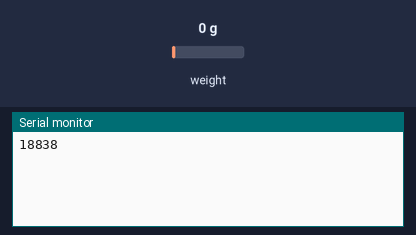
Recording of a sketch running on a simulated Arduino Uno, built with avr-gcc and run on an emulated ATmega328P. Shown: the last lines printed to the serial monitor. The test bench sets the inputs (shaded band); at power-on: weight on the scale 0 g.

Above: at 1.2 s.
1.3 s: weight on the scale set to 100 g
At 2.6 s:
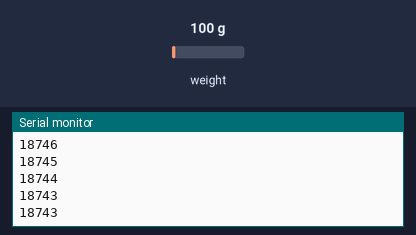
2.8 s: weight on the scale set to 1250 g
At 5.2 s:
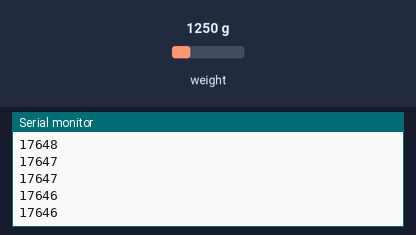
Timing chart, 0 to 6.7 s (numbered marks = the images above; inputs shaded):
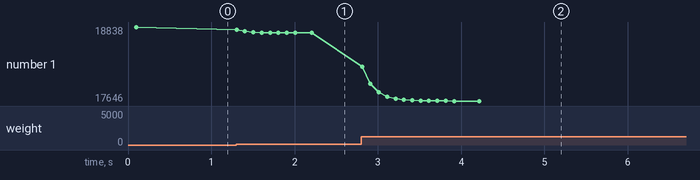

The sketch:

LoadCellDemo.ino
```cpp
#include "HX711.h"

HX711 cell(3, 2);

void setup() {
  Serial.begin(9600);
}

long val = 0;
float count = 0;
float tempResult = 0;

void loop() {
//  count = count + 1;

  // Use only one of these
  //val = ((count-1)/count) * val    +  (1/count) * cell.read(); // take long term average

  val = 0.5 * val    +   0.5 * cell.read(); // take recent average

 //  val = cell.read(); // most recent reading

 // Serial.println( val );
//  Serial.println(val - 8307600);
//  Serial.println((8307600 - val) / 440.30f);

  float result = ((8307500 - val) / 440.30f) - 29.40;         // 29.40g is the weight of the plastic on top of the load cell

  if (abs(result - tempResult) >= .2) {
    int roundResult = round(result);
    Serial.println(roundResult);
    tempResult = result;
  }
}

// 8334606

// 8308000

// 8388607

// 407.68f
```

Measured:
- after the input at 1.3 s, the serial monitor: prints a new line at once (image 1)
- after the input at 2.8 s, the serial monitor: prints a new line at once (image 2)
- plotted number 1: 18838 → 18743 after the input at 1.3 s, 18743 → 17646 after the input at 2.8 s
